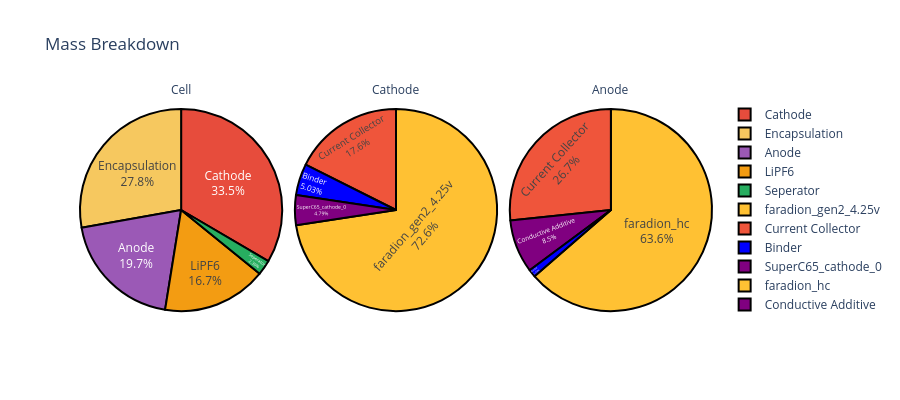

The notebook cell saved with this chart:
### Code cell
figure = cells[0].get_mass_breakdown_plot(width=900, height=400)
figure.show()

### Figure 1 — Plotly figure (JSON) as saved in the notebook; plotly's stock layout.template omitted (floating-point values rounded to 4 significant figures)
{"data": [{"customdata": [["LiPF6"], ["Encapsulation"], ["Cathode"], ["Anode"], ["Seperator"]], "domain": {"x": [0, 0.32], "y": [0, 1]}, "hovertemplate": "level=Cell<br>component=%{customdata[0]}<br>mass=%{value}<extra></extra>", "labels": ["LiPF6", "Encapsulation", "Cathode", "Anode", "Seperator"], "legendgroup": "", "marker": {"colors": ["#F39C12", "#F6C85F", "#E74C3C", "#9B59B6", "#27AE60"], "line": {"color": "#000000", "width": 2}}, "name": "", "showlegend": true, "textinfo": "percent+label", "textposition": "inside", "type": "pie", "values": [42.05, 70.0, 84.26, 49.55, 6.02]}, {"customdata": [["faradion_gen2_4.25v"], ["Binder"], ["SuperC65_cathode_0"], ["Current Collector"]], "domain": {"x": [0.34, 0.66], "y": [0, 1]}, "hovertemplate": "level=Cathode<br>component=%{customdata[0]}<br>mass=%{value}<extra></extra>", "labels": ["faradion_gen2_4.25v", "Binder", "SuperC65_cathode_0", "Current Collector"], "legendgroup": "", "marker": {"colors": ["#ffc133", "#0000ff", "#800080", "#EF553B"], "line": {"color": "#000000", "width": 2}}, "name": "", "showlegend": true, "textinfo": "percent+label", "textposition": "inside", "type": "pie", "values": [61.14, 4.238, 4.031, 14.82]}, {"customdata": [["faradion_hc"], ["Binder"], ["Conductive Additive"], ["Current Collector"]], "domain": {"x": [0.68, 1.0], "y": [0, 1]}, "hovertemplate": "level=Anode<br>component=%{customdata[0]}<br>mass=%{value}<extra></extra>", "labels": ["faradion_hc", "Binder", "Conductive Additive", "Current Collector"], "legendgroup": "", "marker": {"colors": ["#ffc133", "#0000ff", "#800080", "#EF553B"], "line": {"color": "#000000", "width": 2}}, "name": "", "showlegend": true, "textinfo": "percent+label", "textposition": "inside", "type": "pie", "values": [31.5, 0.614, 4.209, 13.2]}], "layout": {"annotations": [{"font": {}, "showarrow": false, "text": "Cell", "x": 0.16, "xanchor": "center", "xref": "paper", "y": 1, "yanchor": "bottom", "yref": "paper"}, {"font": {}, "showarrow": false, "text": "Cathode", "x": 0.5, "xanchor": "center", "xref": "paper", "y": 1, "yanchor": "bottom", "yref": "paper"}, {"font": {}, "showarrow": false, "text": "Anode", "x": 0.84, "xanchor": "center", "xref": "paper", "y": 1, "yanchor": "bottom", "yref": "paper"}], "height": 400, "legend": {"tracegroupgap": 0}, "title": {"text": "Mass Breakdown"}, "width": 900}}
